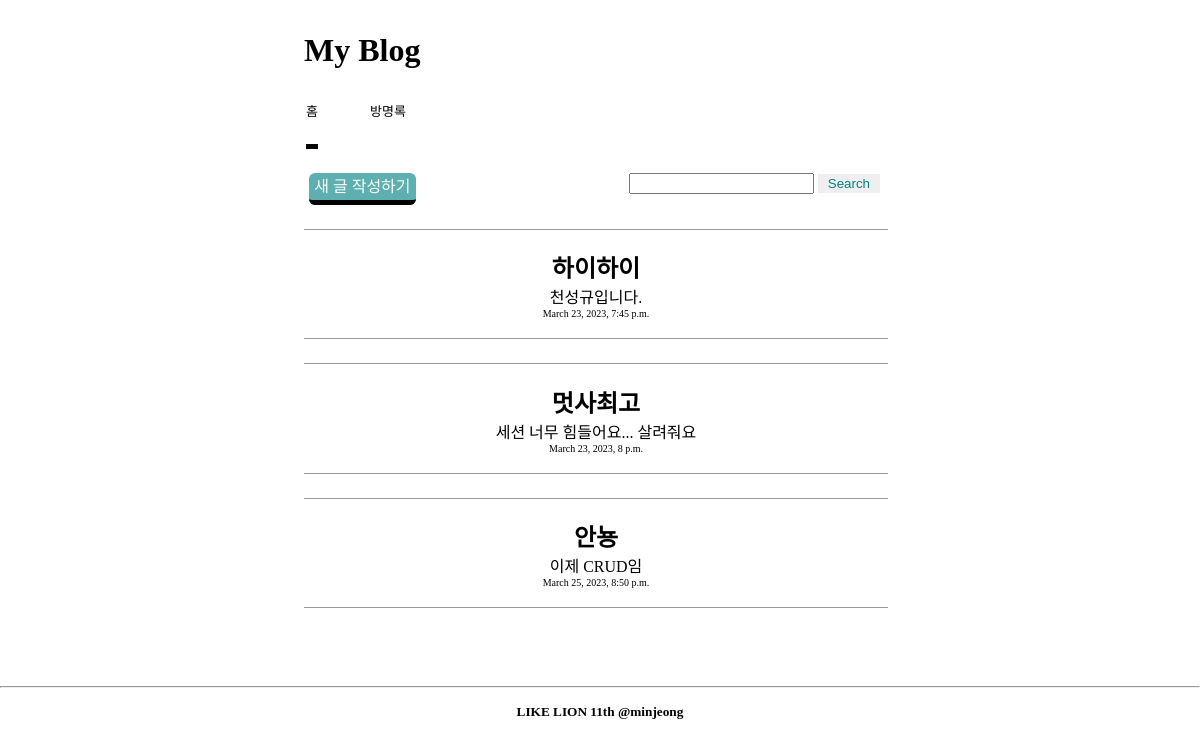
The app's page /, older data.
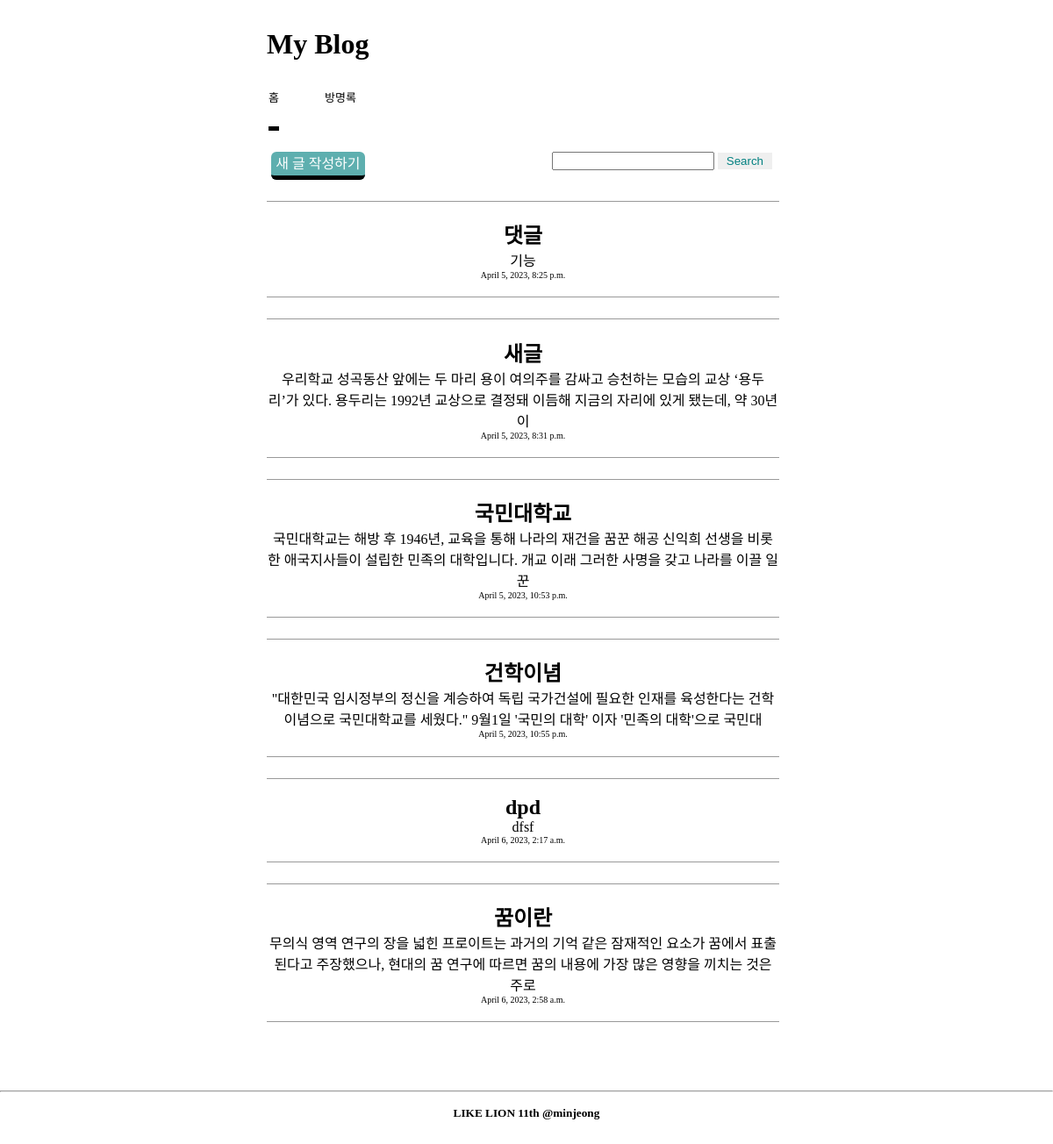
The same page, newer data.
### blog/models.py (models this page shows, shortened)
class Blog(models.Model):
    title = models.CharField(max_length=100)
    created_at = models.DateTimeField(auto_now_add=True)
    content = models.TextField()
    def summary(self):
        return self.content[:100]

### blog/views.py (the view)
# urls.py: path('', views.home, name='home'),
def home(request):
    blogs = Blog.objects.all()
    return render(request,'home.html',{'blogs':blogs})

### blog/templates/home.html (shortened to what this page needs)
{%load static%}
<!DOCTYPE html>
<html lang="en">
<head>
    <link rel="stylesheet" href="{% static 'blog/css/style.css'%}">
</head>
<body>
    <h1>My Blog</h1>
    <nav class="gnb">
        <ul>
            <li><a href="{%url 'home'%}" class="menu_home">홈</a></li>
            <li><a href="" class="menu_guest"></a>방명록</li>
        </ul>
    </nav>
    <div class="why">
        <form action="{% url 'search' %}" method="post" >
            <input type="text" name="searchkey">
            <button type="submit">Search</button>
        </form>
    </div>
    <div class="divnew"><a href="{%url 'new'%}" class = "newreport">새 글 작성하기</a></div>
    <div class = "report">
        {% for blog in blogs %}
        <div class="report_detail">
            <a href="{%url 'detail' blog.id%}" >
            <h2>{{blog.title}}</h2>
            <p>{{blog.summary}}</p>
            <p style="font-size:10px">{{blog.created_at}}</p>
            </a>
        </div>
        {% endfor %}
        <br>
    </div>
</body>
<footer>
    <br>
    <br>
    <hr>
    <div class="foot">
        <h5>LIKE LION 11th @minjeong</h5>
    </div>
</footer>
</html>

Row changes from the older to the newer data that the page shows:
removed Blog: title "하이하이", summary "천성규입니다.", created_at "March 23, 2023, 7:45 p.m."
removed Blog: title "멋사최고", summary "세션 너무 힘들어요... 살려줘요", created_at "March 23, 2023, 8 p.m."
removed Blog: title "안뇽", summary "이제 CRUD임", created_at "March 25, 2023, 8:50 p.m."
added Blog: title "댓글", summary "기능", created_at "April 5, 2023, 8:25 p.m."
added Blog: title "새글", summary "우리학교 성곡동산 앞에는 두 마리 용이 여의주를 감싸고 승천하는 모습의 교상 ‘용두리’가 있다. 용두리는 1992년 교상으로 결정돼 이듬해 지금의 자리에 있게 됐는데, 약 30년이", created_at "April 5, 2023, 8:31 p.m."
added Blog: title "국민대학교", summary "국민대학교는 해방 후 1946년, 교육을 통해 나라의 재건을 꿈꾼 해공 신익희 선생을 비롯한 애국지사들이 설립한 민족의 대학입니다. 개교 이래 그러한 사명을 갖고 나라를 이끌 일꾼", created_at "April 5, 2023, 10:53 p.m."
added Blog: title "건학이념", summary "\"대한민국 임시정부의 정신을 계승하여 독립 국가건설에 필요한 인재를 육성한다는 건학이념으로 국민대학교를 세웠다.\" 9월1일 '국민의 대학' 이자 '민족의 대학'으로 국민대", created_at "April 5, 2023, 10:55 p.m."
added Blog: title "dpd", summary "dfsf", created_at "April 6, 2023, 2:17 a.m."
added Blog: title "꿈이란", summary "무의식 영역 연구의 장을 넓힌 프로이트는 과거의 기억 같은 잠재적인 요소가 꿈에서 표출된다고 주장했으나, 현대의 꿈 연구에 따르면 꿈의 내용에 가장 많은 영향을 끼치는 것은 주로", created_at "April 6, 2023, 2:58 a.m."
